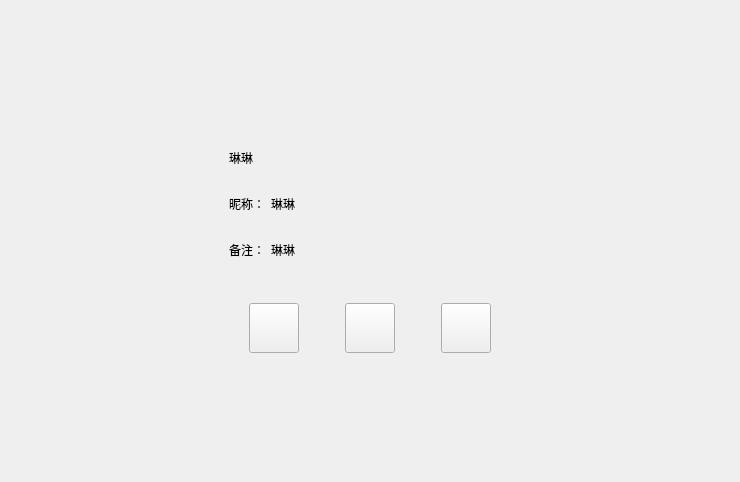
<?xml version="1.0" encoding="UTF-8"?>
<ui version="4.0">
 <class>FriendInfoPage</class>
 <widget class="QWidget" name="FriendInfoPage">
  <property name="geometry">
   <rect>
    <x>0</x>
    <y>0</y>
    <width>740</width>
    <height>462</height>
   </rect>
  </property>
  <property name="windowTitle">
   <string>Form</string>
  </property>
  <layout class="QVBoxLayout" name="verticalLayout">
   <property name="leftMargin">
    <number>120</number>
   </property>
   <property name="topMargin">
    <number>120</number>
   </property>
   <property name="rightMargin">
    <number>120</number>
   </property>
   <property name="bottomMargin">
    <number>120</number>
   </property>
   <item>
    <widget class="QWidget" name="widget" native="true">
     <layout class="QHBoxLayout" name="horizontalLayout">
      <item>
       <widget class="QLabel" name="icon_lb">
        <property name="minimumSize">
         <size>
          <width>85</width>
          <height>85</height>
         </size>
        </property>
        <property name="maximumSize">
         <size>
          <width>85</width>
          <height>85</height>
         </size>
        </property>
        <property name="text">
         <string/>
        </property>
       </widget>
      </item>
      <item>
       <widget class="QWidget" name="widget_3" native="true">
        <layout class="QVBoxLayout" name="verticalLayout_2">
         <item>
          <widget class="QWidget" name="widget_4" native="true">
           <property name="minimumSize">
            <size>
             <width>0</width>
             <height>40</height>
            </size>
           </property>
           <property name="maximumSize">
            <size>
             <width>16777215</width>
             <height>40</height>
            </size>
           </property>
           <layout class="QHBoxLayout" name="horizontalLayout_2">
            <property name="leftMargin">
             <number>0</number>
            </property>
            <property name="topMargin">
             <number>0</number>
            </property>
            <property name="rightMargin">
             <number>0</number>
            </property>
            <property name="bottomMargin">
             <number>0</number>
            </property>
            <item>
             <widget class="QLabel" name="name_lb">
              <property name="minimumSize">
               <size>
                <width>40</width>
                <height>0</height>
               </size>
              </property>
              <property name="maximumSize">
               <size>
                <width>16777215</width>
                <height>16777215</height>
               </size>
              </property>
              <property name="text">
               <string>琳琳</string>
              </property>
             </widget>
            </item>
            <item>
             <widget class="QLabel" name="sex_lb">
              <property name="minimumSize">
               <size>
                <width>40</width>
                <height>40</height>
               </size>
              </property>
              <property name="maximumSize">
               <size>
                <width>40</width>
                <height>40</height>
               </size>
              </property>
              <property name="text">
               <string/>
              </property>
             </widget>
            </item>
            <item>
             <spacer name="horizontalSpacer">
              <property name="orientation">
               <enum>Qt::Orientation::Horizontal</enum>
              </property>
              <property name="sizeHint" stdset="0">
               <size>
                <width>40</width>
                <height>20</height>
               </size>
              </property>
             </spacer>
            </item>
           </layout>
          </widget>
         </item>
         <item>
          <widget class="QWidget" name="widget_2" native="true">
           <property name="minimumSize">
            <size>
             <width>0</width>
             <height>40</height>
            </size>
           </property>
           <property name="maximumSize">
            <size>
             <width>16777215</width>
             <height>40</height>
            </size>
           </property>
           <layout class="QHBoxLayout" name="horizontalLayout_3">
            <property name="leftMargin">
             <number>0</number>
            </property>
            <property name="topMargin">
             <number>0</number>
            </property>
            <property name="rightMargin">
             <number>0</number>
            </property>
            <property name="bottomMargin">
             <number>0</number>
            </property>
            <item>
             <widget class="QLabel" name="nick_tip">
              <property name="minimumSize">
               <size>
                <width>0</width>
                <height>30</height>
               </size>
              </property>
              <property name="maximumSize">
               <size>
                <width>50</width>
                <height>30</height>
               </size>
              </property>
              <property name="text">
               <string>昵称：</string>
              </property>
             </widget>
            </item>
            <item>
             <widget class="QLabel" name="nick_lb">
              <property name="text">
               <string>琳琳</string>
              </property>
             </widget>
            </item>
            <item>
             <spacer name="horizontalSpacer_2">
              <property name="orientation">
               <enum>Qt::Orientation::Horizontal</enum>
              </property>
              <property name="sizeHint" stdset="0">
               <size>
                <width>40</width>
                <height>20</height>
               </size>
              </property>
             </spacer>
            </item>
           </layout>
          </widget>
         </item>
         <item>
          <widget class="QWidget" name="widget_5" native="true">
           <property name="minimumSize">
            <size>
             <width>0</width>
             <height>40</height>
            </size>
           </property>
           <property name="maximumSize">
            <size>
             <width>16777215</width>
             <height>40</height>
            </size>
           </property>
           <layout class="QHBoxLayout" name="horizontalLayout_4">
            <property name="leftMargin">
             <number>0</number>
            </property>
            <property name="topMargin">
             <number>0</number>
            </property>
            <property name="rightMargin">
             <number>0</number>
            </property>
            <property name="bottomMargin">
             <number>0</number>
            </property>
            <item>
             <widget class="QLabel" name="bak_tip">
              <property name="minimumSize">
               <size>
                <width>0</width>
                <height>30</height>
               </size>
              </property>
              <property name="maximumSize">
               <size>
                <width>50</width>
                <height>30</height>
               </size>
              </property>
              <property name="text">
               <string>备注：</string>
              </property>
             </widget>
            </item>
            <item>
             <widget class="QLabel" name="bak_lb">
              <property name="text">
               <string>琳琳</string>
              </property>
             </widget>
            </item>
            <item>
             <spacer name="horizontalSpacer_7">
              <property name="orientation">
               <enum>Qt::Orientation::Horizontal</enum>
              </property>
              <property name="sizeHint" stdset="0">
               <size>
                <width>40</width>
                <height>20</height>
               </size>
              </property>
             </spacer>
            </item>
           </layout>
          </widget>
         </item>
        </layout>
       </widget>
      </item>
     </layout>
    </widget>
   </item>
   <item>
    <widget class="QWidget" name="widget_6" native="true">
     <layout class="QHBoxLayout" name="horizontalLayout_5">
      <item>
       <spacer name="horizontalSpacer_3">
        <property name="orientation">
         <enum>Qt::Orientation::Horizontal</enum>
        </property>
        <property name="sizeHint" stdset="0">
         <size>
          <width>40</width>
          <height>20</height>
         </size>
        </property>
       </spacer>
      </item>
      <item>
       <widget class="QPushButton" name="msg_chat">
        <property name="minimumSize">
         <size>
          <width>50</width>
          <height>50</height>
         </size>
        </property>
        <property name="text">
         <string/>
        </property>
       </widget>
      </item>
      <item>
       <spacer name="horizontalSpacer_5">
        <property name="orientation">
         <enum>Qt::Orientation::Horizontal</enum>
        </property>
        <property name="sizeType">
         <enum>QSizePolicy::Policy::Fixed</enum>
        </property>
        <property name="sizeHint" stdset="0">
         <size>
          <width>40</width>
          <height>20</height>
         </size>
        </property>
       </spacer>
      </item>
      <item>
       <widget class="QPushButton" name="pushButton">
        <property name="minimumSize">
         <size>
          <width>50</width>
          <height>50</height>
         </size>
        </property>
        <property name="text">
         <string/>
        </property>
       </widget>
      </item>
      <item>
       <spacer name="horizontalSpacer_6">
        <property name="orientation">
         <enum>Qt::Orientation::Horizontal</enum>
        </property>
        <property name="sizeType">
         <enum>QSizePolicy::Policy::Fixed</enum>
        </property>
        <property name="sizeHint" stdset="0">
         <size>
          <width>40</width>
          <height>20</height>
         </size>
        </property>
       </spacer>
      </item>
      <item>
       <widget class="QPushButton" name="videw_chat">
        <property name="minimumSize">
         <size>
          <width>50</width>
          <height>50</height>
         </size>
        </property>
        <property name="text">
         <string/>
        </property>
       </widget>
      </item>
      <item>
       <spacer name="horizontalSpacer_4">
        <property name="orientation">
         <enum>Qt::Orientation::Horizontal</enum>
        </property>
        <property name="sizeHint" stdset="0">
         <size>
          <width>40</width>
          <height>20</height>
         </size>
        </property>
       </spacer>
      </item>
     </layout>
    </widget>
   </item>
   <item>
    <spacer name="verticalSpacer_2">
     <property name="orientation">
      <enum>Qt::Orientation::Vertical</enum>
     </property>
     <property name="sizeHint" stdset="0">
      <size>
       <width>20</width>
       <height>40</height>
      </size>
     </property>
    </spacer>
   </item>
  </layout>
 </widget>
 <resources/>
 <connections/>
</ui>
